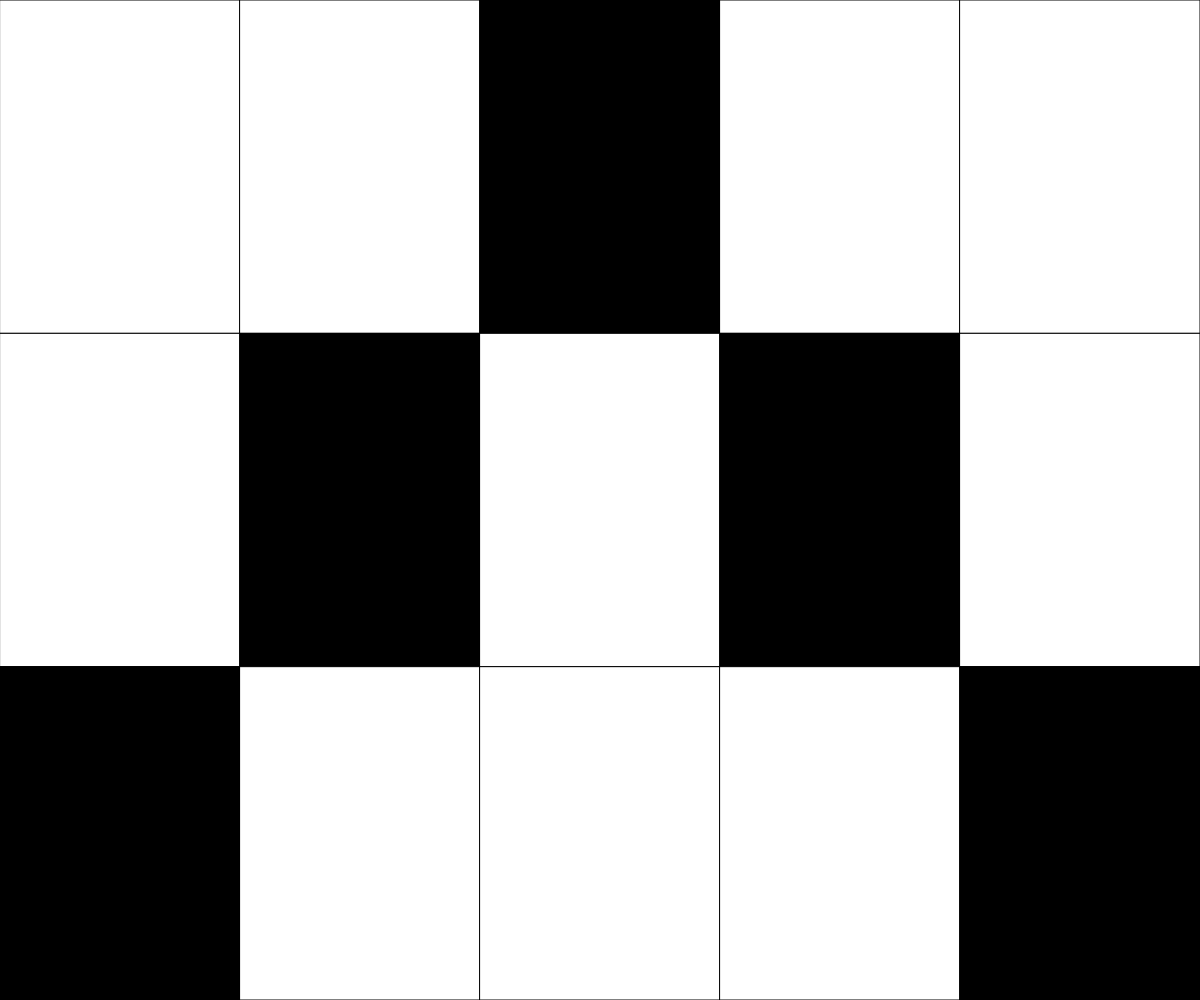
Frame 1 (no input)
Frame 60 (no input): identical to frame 1, image omitted
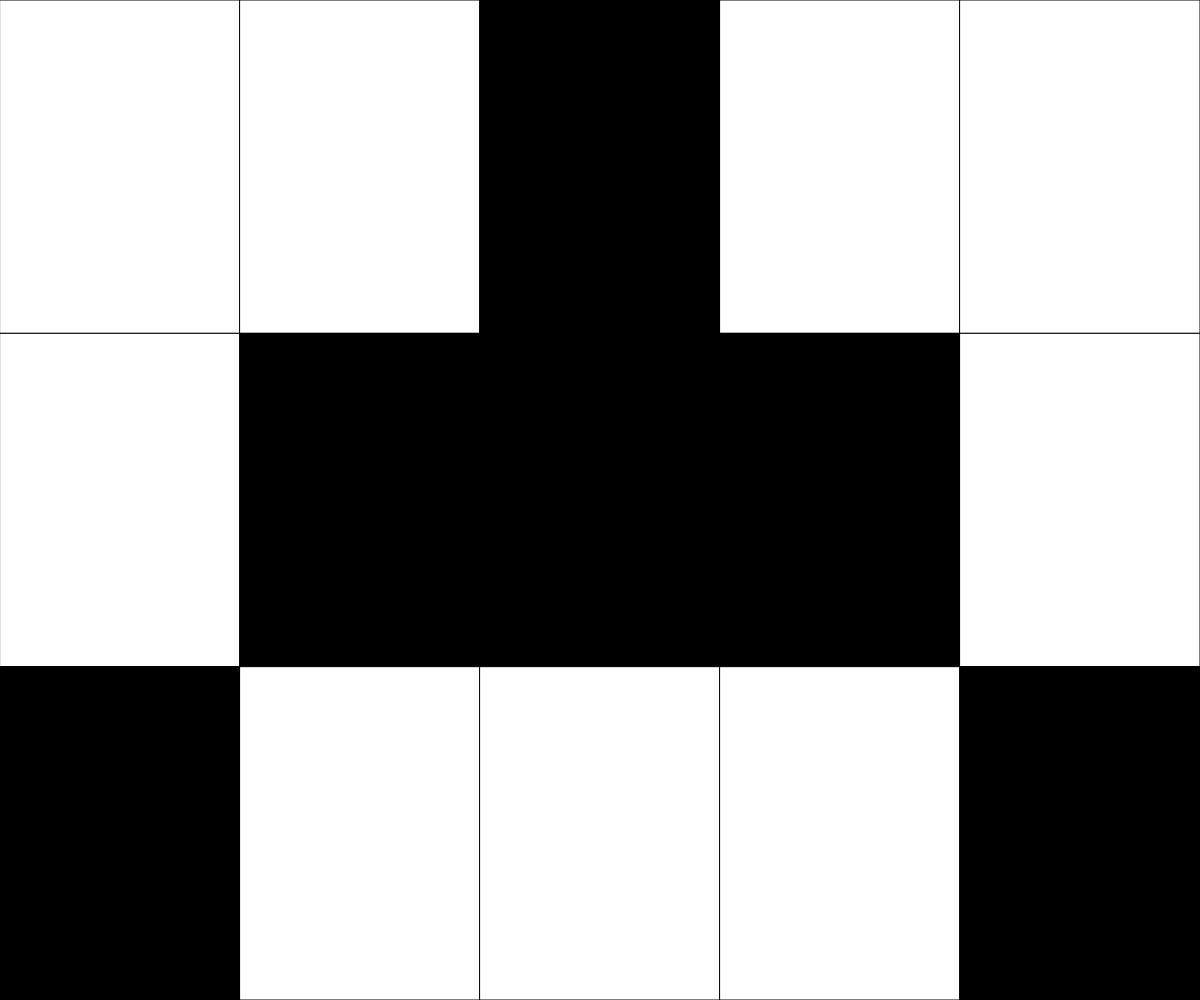
Frame 120 (the mouse pressed at the canvas centre since frame 60)

The p5.js sketch that drew these frames (run headless with seeded random() and noise() and a simulated clock; from frame 60 on, the mouse is pressed at the canvas centre):

// p5.js sketch
// ── sketch.js
// Basic Grid Demo
// Joel Penner

let grid = [[0, 0, 1, 0, 0], 
  [0, 1, 0, 1, 0],
  [1,  0, 0, 0, 1]];

function setup() {
  createCanvas(windowWidth, windowHeight);
}

function draw() {
  background(220);
  displayGrid(grid);
}

function mousePressed() {
  let cellWidth = width / grid[0].length;
  let cellHeight = height / grid.length;

  let x = Math.floor(mouseX/cellWidth);
  let y = Math.floor(mouseY/cellHeight);

  if (grid[y][x] === 0) {
    grid[y][x] = 1;
  }
  else if (grid[y][x] === 1) {
    grid[y][x] = 0;
  }
}

function displayGrid(grid) {
  let cellWidth = width / grid[0].length;
  let cellHeight = height / grid.length;
  for (let y=0; y<grid.length; y++) {
    for (let x=0; x<grid[y].length; x++) {
      if (grid[y][x] === 0) {
        fill("white");
      }
      else if (grid[y][x] === 1) {
        fill("black");
      }
      rect(x*cellWidth, y*cellHeight, cellWidth, cellHeight);
    }
  }
}
